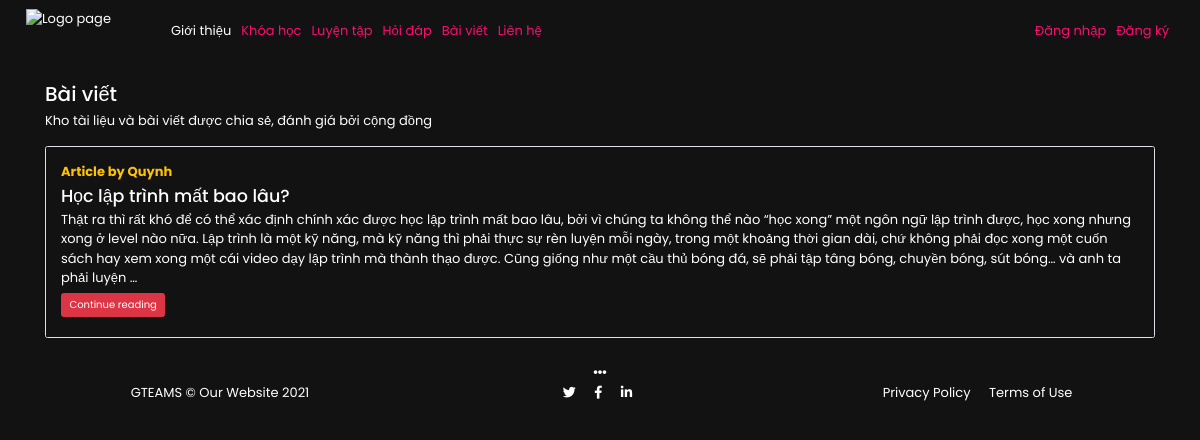
/GTEAMS/blog/, run on an earlier commit of the app's database.
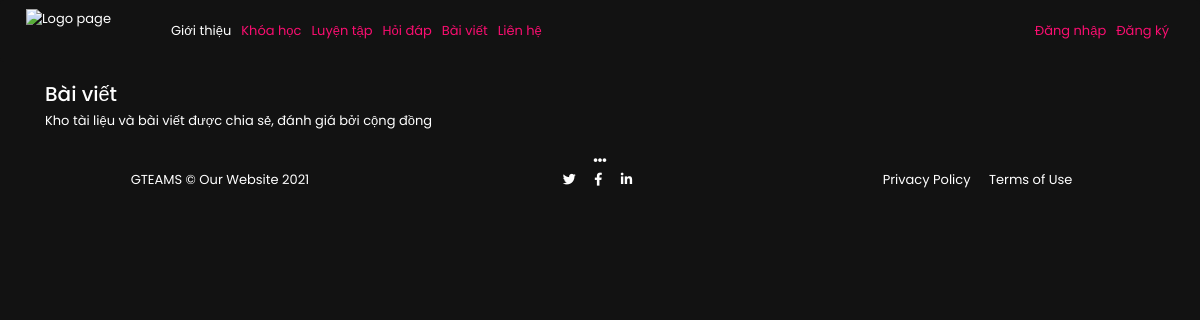
And on a later commit of the database.
### GTEAMS_APP/models.py (models this page shows, shortened)
class article_blog(models.Model):
    sno=models.AutoField(primary_key=True)
    title=models.CharField(max_length=255)
    author=models.CharField(max_length=14)
    slug=models.CharField(max_length=130)
    timeStamp=models.DateTimeField(blank=True)
    content=models.TextField()

### GTEAMS_APP/views.py (the view)
# urls.py: path('blog/', views.blogHome, name='blogs'),
def blogHome(request):
    allPosts= article_blog.objects.all()
    context={'allPosts': allPosts}
    return render(request, 'pages/blogHome.html', context)

### GTEAMS_APP/templates/pages/BlogHome.html (shortened to what the changed rows need)
{% load static %}
<!doctype html>
<html lang="en">
<head>
    <link href="https://stackpath.bootstrapcdn.com/bootstrap/4.5.0/css/bootstrap.min.css" rel="stylesheet">
    <link href="https://use.fontawesome.com/releases/v5.13.0/css/all.css" rel="stylesheet" id="fontawesome-css">
    <link rel="stylesheet" href="https://maxcdn.bootstrapcdn.com/bootstrap/3.4.1/css/bootstrap.min.css">
    <link rel="stylesheet" href="https://stackpath.bootstrapcdn.com/bootstrap/4.5.2/css/bootstrap.min.css">
    <link rel="stylesheet" href="{% static 'css/HomePag.css'%}">
</head>
<body>
    <div class="container my-3">
        <h2>Bài viết</h2>
        {% for post in allPosts %}
        <div class="row no-gutters border rounded overflow-hidden flex-md-row mb-4 shadow-sm h-md-250 my-4 position-relative">
            <div class="col p-4 d-flex flex-column position-static">
                <strong class="d-inline-block mb-2 text-warning">Article  by {{post.author}}</strong>
                <h3 class="mb-0">{{post.title}}</h3>
                <p class="card-text mb-auto">{{post.content| truncatechars:500}}</p>
                <div class="my-2">
                    <a href="{% url 'blogspost' post.slug %}" role="button" class="btn btn-danger">Continue reading</a>
                </div>
            </div>
        </div>
        {% endfor %}
    </div>
</body>
</html>

What changed in the data, as far as the page shows it:
removed article_blog: author "Quynh", title "Học lập trình mất bao lâu?", content "Thật ra thì rất khó để có thể xác định chính xác được học lập trình mất bao lâu, bởi vì chúng ta không thể nào “học xong” một ngôn ngữ lập trình được, học xong nhưng xong ở level nào nữa. Lập trình là một kỹ năng, mà kỹ năng thì phải thực sự rèn luyện mỗi ngày, trong một khoảng thời gian dài, chứ không phải đọc xong một cuốn sách hay xem xong một cái video dạy lập trình mà thành thạo được. Cũng giống như một cầu thủ bóng đá, sẽ phải tập tâng bóng, chuyền bóng, sút bóng… và anh ta phải luyện …"
